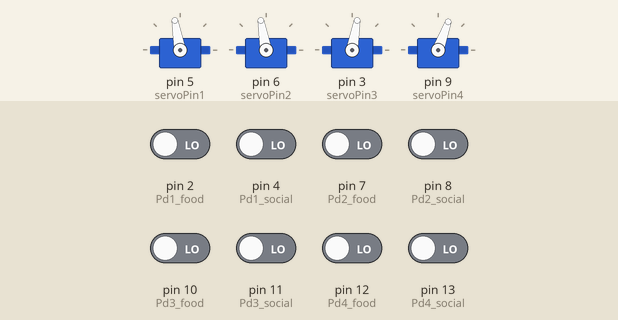
Recording of a sketch running on a simulated Arduino Uno, built with avr-gcc and run on an emulated ATmega328P. Parts: 4 × servo. The inputs (shaded band) are chosen by the test bench; at power-on: pin 2 (Pd1_food), pin 4 (Pd1_social), pin 7 (Pd2_food), pin 8 (Pd2_social), pin 10 (Pd3_food), pin 11 (Pd3_social), pin 12 (Pd4_food), pin 13 (Pd4_social) LOW.

Above: at 3.2 s.
3.3 s: pin 2 (Pd1_food) driven HIGH
At 4.6 s:
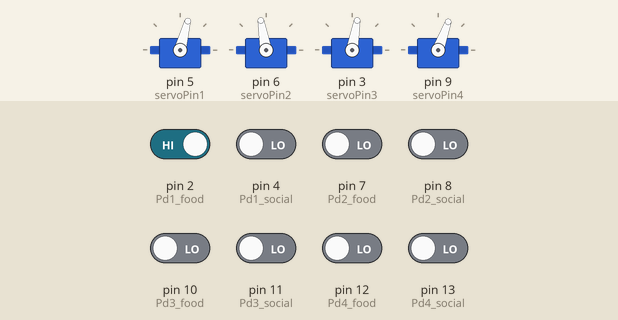
4.9 s: pin 7 (Pd2_food) driven HIGH
At 5.6 s:
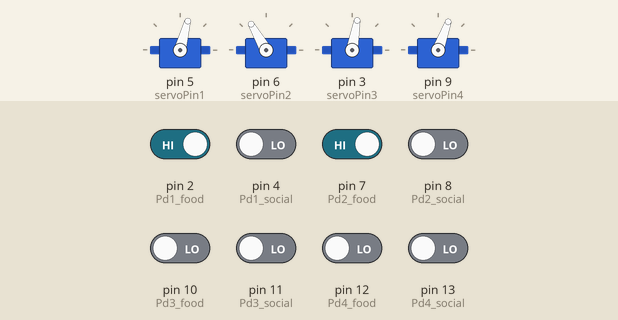
6.5 s: pin 10 (Pd3_food) driven HIGH
At 7.8 s:
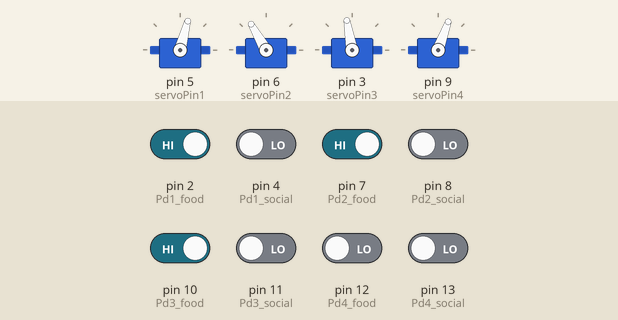
8.1 s: pin 13 (Pd4_social) driven HIGH
At 9.4 s:
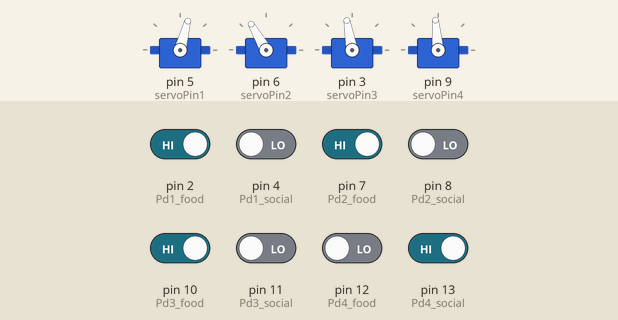
9.7 s: pin 2 (Pd1_food) driven LOW
At 10.8 s:
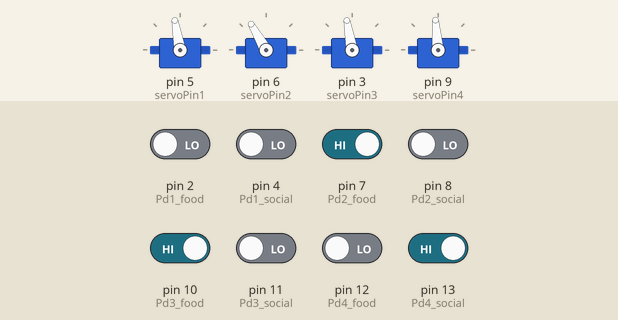
11.3 s: pin 12 (Pd4_food) driven HIGH
At 12.2 s:
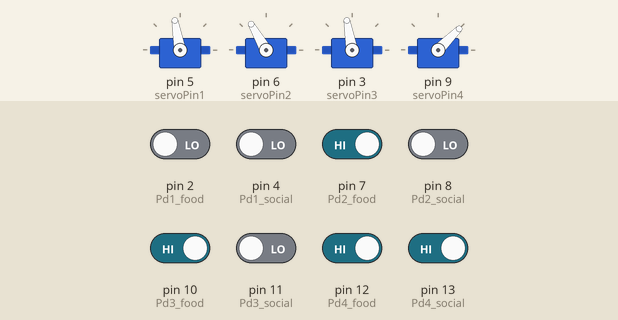
Timing chart, 0 to 14.1 s (numbered marks = the images above; inputs shaded):
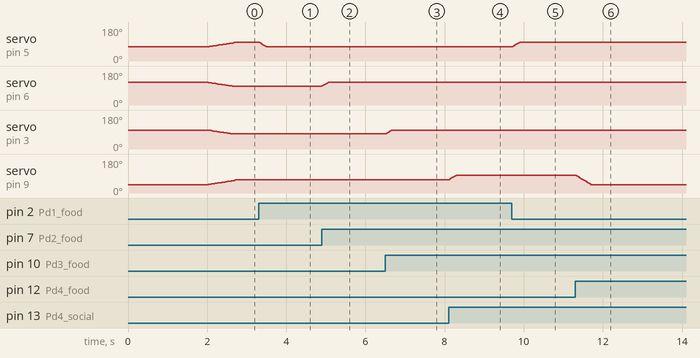

Measured:
- after the input at 3.3 s, servo on pin 5 (servoPin1): moves from 100° to 75° over 0.20 s, starting at once
- after the input at 4.9 s, servo on pin 6 (servoPin2): 100° → 120° at once
- after the input at 6.5 s, servo on pin 3 (servoPin3): 80° → 100° at once
- after the input at 8.1 s, servo on pin 9 (servoPin4): moves from 70° to 95° over 0.20 s, starting at once
- after the input at 9.7 s, servo on pin 5 (servoPin1): moves from 75° to 100° over 0.20 s, starting at once
- after the input at 11.3 s, servo on pin 9 (servoPin4): moves from 95° to 45° over 0.40 s, starting at once

The sketch:

Arduino_nano_door_control.ino
```cpp
#include<Servo.h>
Servo servo1;     // Servo 1
#include<Servo.h>
Servo servo2;
#include<Servo.h>
Servo servo3;
#include<Servo.h>
Servo servo4;

const int servoPin1 = 5;  // output to servos 1-4
const int servoPin2 = 6;
const int servoPin3 = 3;
const int servoPin4 = 9;

const int slowness = 8;   //slowness factor, ms wait between 1deg movements, change to set speed

//SERVO 1
const int d1_food = 75;   //servo positions; calibrate manually//servo positions; calibrate manually
const int d1_social = 125;
const int d1_close = 100;

//SERVO 2
const int d2_food = 120;
const int d2_social = 75;
const int d2_close = 100;

//SERVO 3
const int d3_food = 100;
const int d3_social = 60;
const int d3_close = 80;

//SERVO 4
const int d4_food = 45;
const int d4_social = 95;
const int d4_close = 70;

// input commands from Pi
const int Pd1_food = 2;
const int Pd1_social = 4;

const int Pd2_food = 7;
const int Pd2_social = 8;

const int Pd3_food = 10;
const int Pd3_social = 11;

const int Pd4_food = 12;
const int Pd4_social = 13;

int pos1_current = d1_food; //initial position variables for servos
int pos1_target = d1_food;
int pos2_current = d2_food; //initial position variables for servos
int pos2_target = d2_food;
int pos3_current = d3_food; //initial position variables for servos
int pos3_target = d3_food;
int pos4_current = d4_food; //initial position variables for servos
int pos4_target = d4_food;

void setup() {
  // put your setup code here, to run once:

//check door operation
servo1.attach(servoPin1);
servo1.write(pos1_current);
pos1_target=d1_close; //will go slowly to closed when arduino code runs correctly without pi input.
delay(500);
servo2.attach(servoPin2);
servo2.write(pos2_current);
pos2_target=d2_close;
delay(500);
servo3.attach(servoPin3);
servo3.write(pos3_current);
pos3_target=d3_close;
delay(500);
servo4.attach(servoPin4);
servo4.write(pos4_current);
pos4_target=d4_close;
delay(500);

pinMode(Pd1_food, INPUT);// input commands from Pi
pinMode(Pd1_social, INPUT);
pinMode(Pd2_food, INPUT);
pinMode(Pd2_social, INPUT);
pinMode(Pd3_food, INPUT);// input commands from Pi
pinMode(Pd3_social, INPUT);
pinMode(Pd4_food, INPUT);
pinMode(Pd4_social, INPUT);

}

void loop() {
  // put your main code here, to run repeatedly:

//new servo if loops
  if (pos1_current<pos1_target) //SERVO 1
  {
    pos1_current=pos1_current+1;
    servo1.write(pos1_current);
    delay(slowness);
  }
  if (pos1_current>pos1_target)
  {
    pos1_current=pos1_current-1;
    servo1.write(pos1_current);
    delay(slowness);
  }

  if (pos2_current<pos2_target) //SERVO 2
  {
    pos2_current=pos2_current+1;
    servo2.write(pos2_current);
    delay(slowness);
  }
  if (pos2_current>pos2_target)
  {
    pos2_current=pos2_current-1;
    servo2.write(pos2_current);
    delay(slowness);
  }

  if (pos3_current<pos3_target) //SERVO 3
  {
    pos3_current=pos3_current+1;
    servo3.write(pos3_current);
    delay(slowness);
  }
  if (pos3_current>pos3_target)
  {
    pos3_current=pos3_current-1;
    servo3.write(pos3_current);
    delay(slowness);
  }

  if (pos4_current<pos4_target) //SERVO 4
  {
    pos4_current=pos4_current+1;
    servo4.write(pos4_current);
    delay(slowness);
  }
  if (pos4_current>pos4_target)
  {
    pos4_current=pos4_current-1;
    servo4.write(pos4_current);
    delay(slowness);
  }

  //target commands

  //SERVO 1

  if ((digitalRead(Pd1_social) == HIGH))
    {
    pos1_target=d1_social;
    }
  if ((digitalRead(Pd1_food) == HIGH))
    {
    pos1_target=d1_food;
    }
  if ((digitalRead(Pd1_food) == LOW) && (digitalRead(Pd1_social) == LOW))
    {
    pos1_target=d1_close;
    }

  //SERVO 2
  if ((digitalRead(Pd2_social) == HIGH))
    {
    pos2_target=d2_social;
    }
  if ((digitalRead(Pd2_food) == HIGH))
    {
    pos2_target=d2_food;
    }
  if ((digitalRead(Pd2_food) == LOW) && (digitalRead(Pd2_social) == LOW))
    {
    pos2_target=d2_close;
    }

  //SERVO 3
  if ((digitalRead(Pd3_social) == HIGH))
    {
    pos3_target=d3_social;
    }
  if ((digitalRead(Pd3_food) == HIGH))
    {
    pos3_target=d3_food;
    }
  if ((digitalRead(Pd3_food) == LOW) && (digitalRead(Pd3_social) == LOW))
    {
    pos3_target=d3_close;
    }

  //SERVO 4
  if ((digitalRead(Pd4_social) == HIGH))
    {
    pos4_target=d4_social;
    }
  if ((digitalRead(Pd4_food) == HIGH))
    {
    pos4_target=d4_food;
    }
  if ((digitalRead(Pd4_food) == LOW) && (digitalRead(Pd4_social) == LOW))
    {
    pos4_target=d4_close;
    }

}
```
